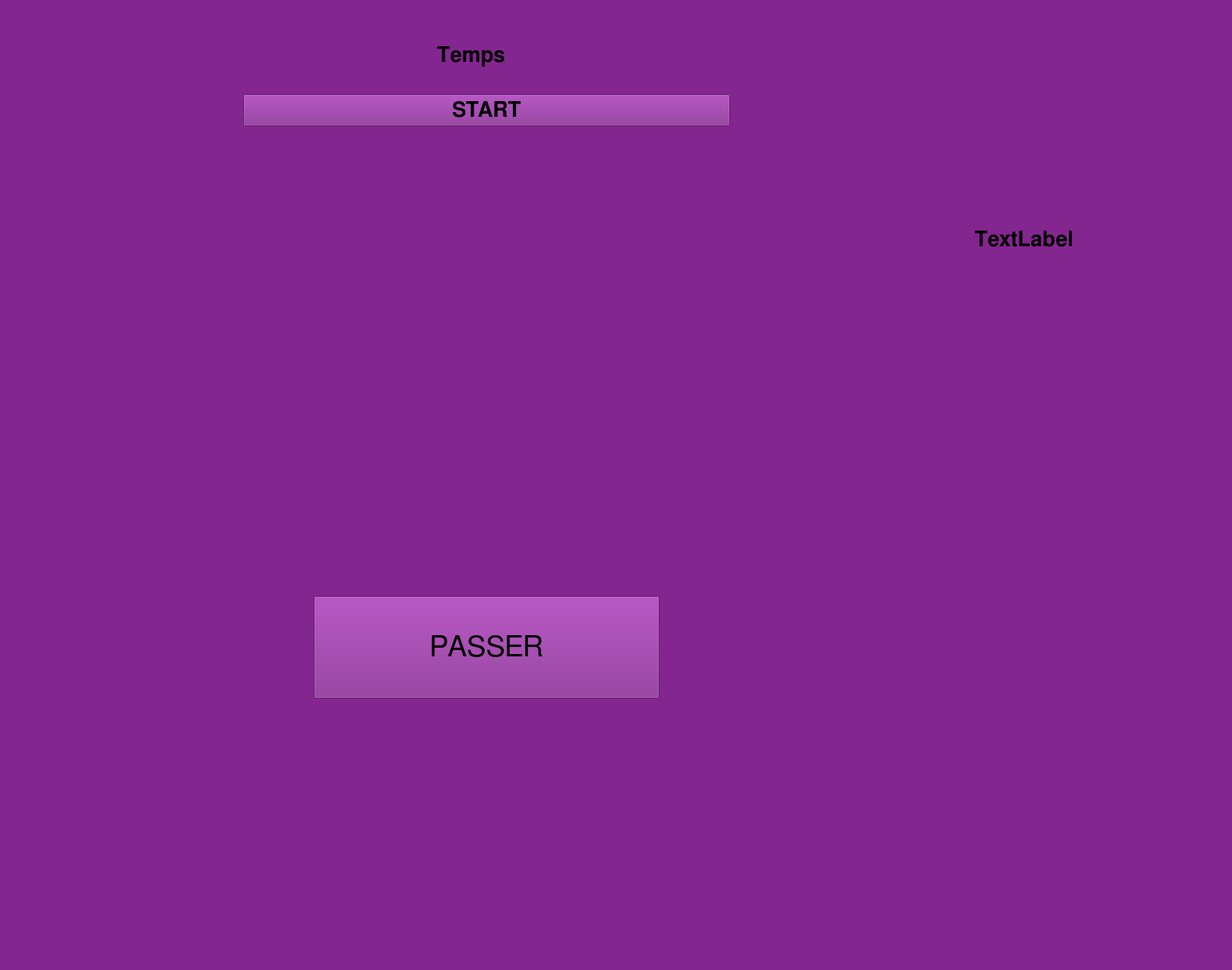
<?xml version="1.0" encoding="UTF-8"?>
<ui version="4.0">
 <class>MainWindow4</class>
 <widget class="QDialog" name="MainWindow4">
  <property name="geometry">
   <rect>
    <x>0</x>
    <y>0</y>
    <width>1571</width>
    <height>1237</height>
   </rect>
  </property>
  <property name="windowTitle">
   <string>Dialog</string>
  </property>
  <property name="styleSheet">
   <string notr="true">background-color: rgb(132, 38, 144);</string>
  </property>
  <widget class="QPushButton" name="p2">
   <property name="geometry">
    <rect>
     <x>510</x>
     <y>310</y>
     <width>200</width>
     <height>200</height>
    </rect>
   </property>
   <property name="text">
    <string/>
   </property>
  </widget>
  <widget class="QPushButton" name="p8">
   <property name="geometry">
    <rect>
     <x>510</x>
     <y>710</y>
     <width>200</width>
     <height>200</height>
    </rect>
   </property>
   <property name="text">
    <string/>
   </property>
  </widget>
  <widget class="QLabel" name="label_2">
   <property name="geometry">
    <rect>
     <x>290</x>
     <y>270</y>
     <width>671</width>
     <height>641</height>
    </rect>
   </property>
   <property name="text">
    <string/>
   </property>
  </widget>
  <widget class="QPushButton" name="p5">
   <property name="geometry">
    <rect>
     <x>510</x>
     <y>510</y>
     <width>200</width>
     <height>200</height>
    </rect>
   </property>
   <property name="text">
    <string/>
   </property>
  </widget>
  <widget class="QPushButton" name="fin_partida">
   <property name="geometry">
    <rect>
     <x>400</x>
     <y>760</y>
     <width>441</width>
     <height>131</height>
    </rect>
   </property>
   <property name="font">
    <font>
     <family>FreeSans</family>
     <pointsize>28</pointsize>
    </font>
   </property>
   <property name="text">
    <string>PASSER</string>
   </property>
  </widget>
  <widget class="QPushButton" name="p7">
   <property name="geometry">
    <rect>
     <x>300</x>
     <y>710</y>
     <width>200</width>
     <height>200</height>
    </rect>
   </property>
   <property name="text">
    <string/>
   </property>
  </widget>
  <widget class="QLabel" name="panel_final">
   <property name="enabled">
    <bool>true</bool>
   </property>
   <property name="geometry">
    <rect>
     <x>940</x>
     <y>100</y>
     <width>731</width>
     <height>411</height>
    </rect>
   </property>
   <property name="font">
    <font>
     <family>FreeSans</family>
     <pointsize>20</pointsize>
     <bold>true</bold>
    </font>
   </property>
   <property name="autoFillBackground">
    <bool>false</bool>
   </property>
   <property name="text">
    <string>TextLabel</string>
   </property>
   <property name="alignment">
    <set>Qt::AlignCenter</set>
   </property>
  </widget>
  <widget class="QPushButton" name="p1">
   <property name="geometry">
    <rect>
     <x>300</x>
     <y>310</y>
     <width>200</width>
     <height>200</height>
    </rect>
   </property>
   <property name="text">
    <string/>
   </property>
  </widget>
  <widget class="QPushButton" name="p6">
   <property name="geometry">
    <rect>
     <x>720</x>
     <y>510</y>
     <width>200</width>
     <height>200</height>
    </rect>
   </property>
   <property name="text">
    <string/>
   </property>
  </widget>
  <widget class="QPushButton" name="p3">
   <property name="geometry">
    <rect>
     <x>720</x>
     <y>310</y>
     <width>201</width>
     <height>200</height>
    </rect>
   </property>
   <property name="text">
    <string/>
   </property>
  </widget>
  <widget class="QPushButton" name="p4">
   <property name="geometry">
    <rect>
     <x>300</x>
     <y>510</y>
     <width>200</width>
     <height>200</height>
    </rect>
   </property>
   <property name="text">
    <string/>
   </property>
  </widget>
  <widget class="QLabel" name="tiempo">
   <property name="geometry">
    <rect>
     <x>300</x>
     <y>50</y>
     <width>601</width>
     <height>41</height>
    </rect>
   </property>
   <property name="font">
    <font>
     <family>FreeSans</family>
     <pointsize>20</pointsize>
     <bold>true</bold>
    </font>
   </property>
   <property name="text">
    <string>Temps</string>
   </property>
   <property name="alignment">
    <set>Qt::AlignCenter</set>
   </property>
  </widget>
  <widget class="QPushButton" name="start">
   <property name="geometry">
    <rect>
     <x>310</x>
     <y>120</y>
     <width>621</width>
     <height>41</height>
    </rect>
   </property>
   <property name="font">
    <font>
     <family>FreeSans</family>
     <pointsize>20</pointsize>
     <bold>true</bold>
    </font>
   </property>
   <property name="text">
    <string>START</string>
   </property>
  </widget>
  <zorder>p6</zorder>
  <zorder>p3</zorder>
  <zorder>p1</zorder>
  <zorder>p8</zorder>
  <zorder>p7</zorder>
  <zorder>p4</zorder>
  <zorder>p5</zorder>
  <zorder>p2</zorder>
  <zorder>label_2</zorder>
  <zorder>panel_final</zorder>
  <zorder>tiempo</zorder>
  <zorder>start</zorder>
  <zorder>fin_partida</zorder>
 </widget>
 <resources/>
 <connections/>
</ui>
